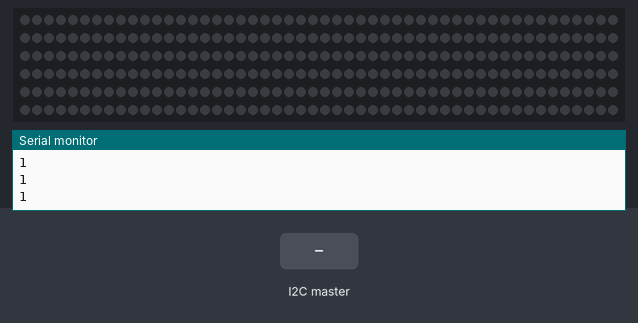
Simulated run of this sketch. Board: Arduino Uno, built with avr-gcc and run on an emulated ATmega328P. Parts: 300 RGB LEDs in strip order, left to right, continuing on the next row, the last lines printed to the serial monitor. Inputs (shaded band) come from the test bench. Dim RGB values are drawn brighter than linear.

Above: at 1.2 s.
1.3 s: the I2C master sends the byte 2
At 2.4 s:
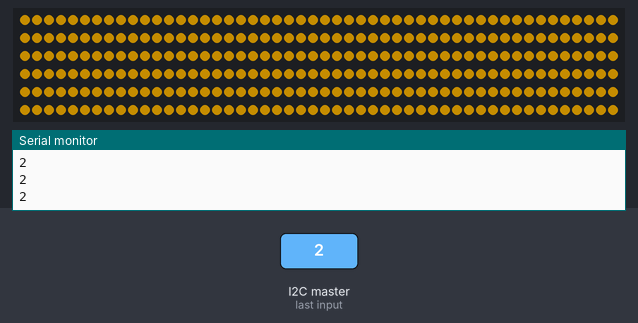
2.8 s: the I2C master sends the byte 1
At 3.3 s:
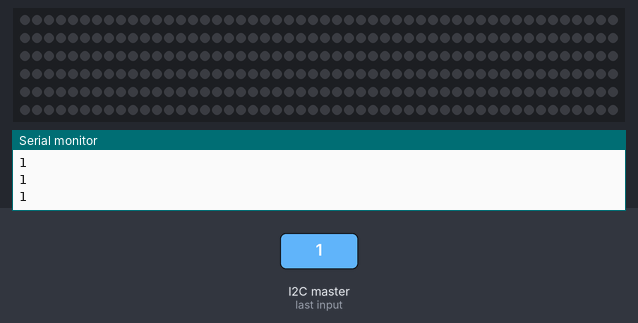
Timing chart, 0 to 5.8 s (numbered marks = the images above; inputs shaded):
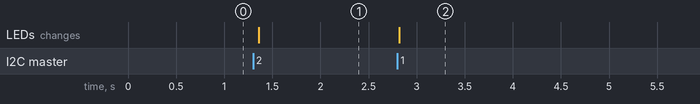

The sketch:

LED_slave.ino
```cpp
#include <Wire.h>

#include <FastLED.h>

#define NUM_LEDS 300

#define DATA_PIN 6

CRGB leds[NUM_LEDS];

byte modik=1;

void setup() {
  Wire.begin(57);
  Wire.onReceive(risik);
  Serial.begin(9600);
  FastLED.addLeds<WS2812B, DATA_PIN, GRB>(leds, NUM_LEDS);
  FastLED.setBrightness(100);
}

void loop() {
  Serial.println(modik);
  switch (modik) {
           case (1):
             blackoff();
             FastLED.show();
             break;
           case (2):
             orange();
             FastLED.show();
             break;
           case (3):
             green();
             FastLED.show();
             break;

           case (5):
             Serial.println("zm");
             zmeika();
             break;
         }
  delay(100);
}

void risik() {
  modik = Wire.read();
  Serial.println(modik);
}

void blackoff() {
  for (int lid = 0; lid < NUM_LEDS; lid++) {
    leds[lid] = CRGB(0, 0, 0);
  }
}
void orange() {
  for (int lid = 0; lid < NUM_LEDS; lid++) {
    leds[lid] = CRGB(240, 170, 0);
  }
}
void zmeika() {
  for (int i = 0; i <= NUM_LEDS; i++) {
    for (int lid = 0; lid <= NUM_LEDS; lid++) {
      leds[lid] = CRGB(178, 34, 34);
    }
    for (int lid = 0 + i; lid <= 10 + i; lid++) {
      leds[lid] = CRGB(0, 255, 255);
    }
    delay(50);
    FastLED.show();
    if(modik!=5){break;}
  }
}
void green() {
  for (int lid = 0; lid < NUM_LEDS; lid++) {
    leds[lid] = CRGB(0, 255, 0);
  }
}
```

Measured:
- after the input at 1.3 s, the LEDs: change after 0.06 s (image 1)
- after the input at 2.8 s, the LEDs: change at once (image 2)
